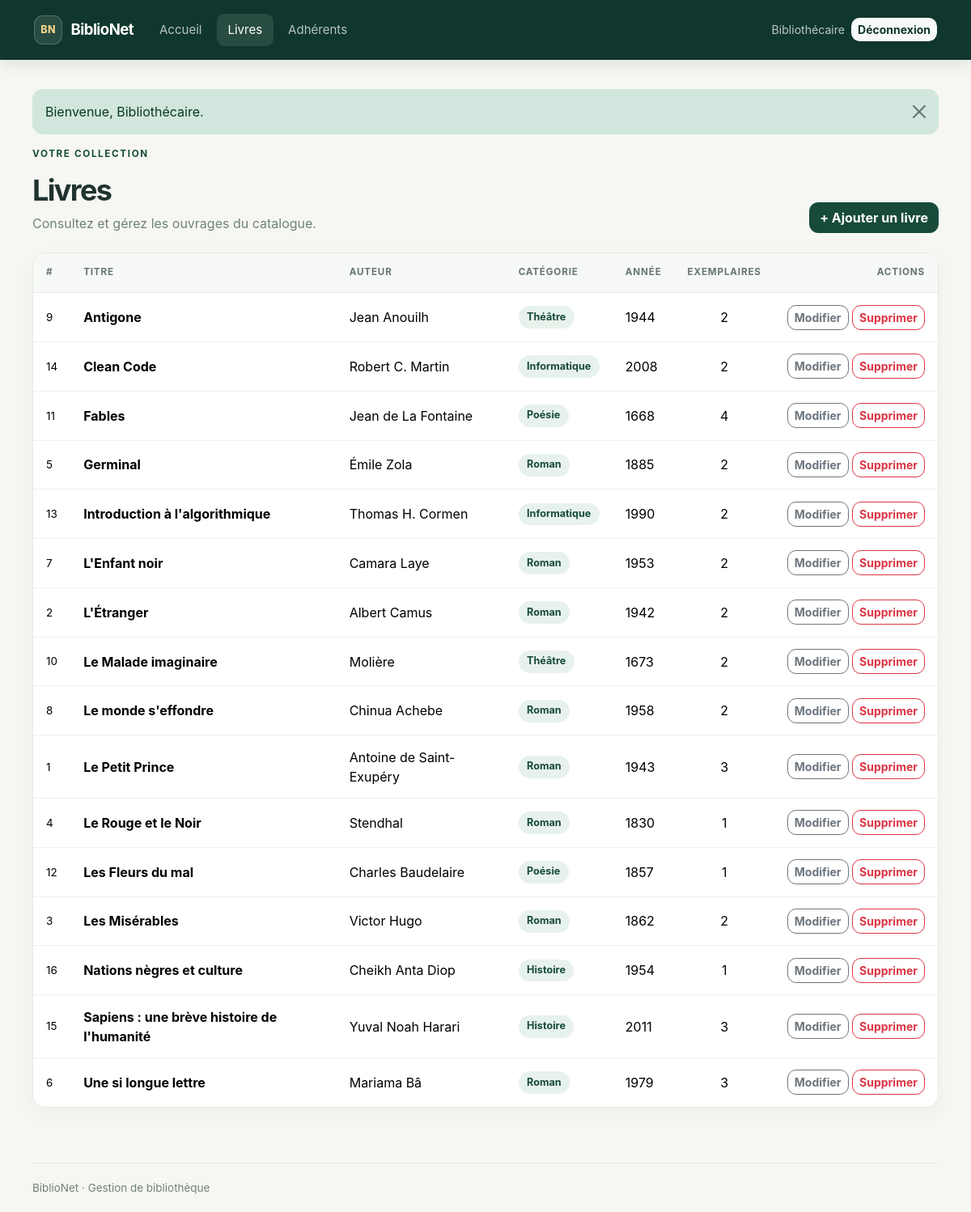
/livres (signed in), run on the app's committed database.
### tables this page shows
CREATE TABLE livres (
    id              INT UNSIGNED NOT NULL AUTO_INCREMENT PRIMARY KEY,
    titre           VARCHAR(200) NOT NULL,
    auteur          VARCHAR(150) NOT NULL,
    categorie       VARCHAR(100) NOT NULL,
    annee           SMALLINT UNSIGNED NOT NULL,
    nb_exemplaires  INT UNSIGNED NOT NULL DEFAULT 1
);

### app/core/Controller.php (called while the page is built, shortened)
<?php
abstract class Controller
{
    protected function render(string $view, array $data = []): void
    {
        extract($data, EXTR_SKIP);
        require APP . '/views/' . $view . '.php';
        $content = ob_get_clean();
        require APP . '/views/layouts/main.php';
    }
}

### app/controllers/LivreController.php (called while the page is built, shortened)
<?php
class LivreController extends Controller
{
    public function index(): void
    {
        $this->render('livres/index', ['pageTitle' => 'Livres', 'livres' => Livre::all()]);
    }
}

### app/core/Router.php (called while the page is built, shortened)
<?php
class Router
{
    public function dispatch(string $url): void
    {
        $segments = array_values(array_filter(explode('/', trim($url, '/')), 'strlen'));
        $method = $segments[1] ?? 'index';
        $params = array_slice($segments, 2);
        $controller = new $class();
        $controller->$method(...$params);
    }
}

### public/index.php (called while the page is built, shortened)
<?php
$config = require ROOT . '/config/config.php';
spl_autoload_register(function (string $class): void {
    foreach (['core', 'controllers', 'models'] as $dir) {
        $file = APP . "/$dir/$class.php";
        if (is_file($file)) {
            return;
        }
    }
});
require APP . '/core/helpers.php';
(new Router())->dispatch($_GET['url'] ?? '');

### app/core/helpers.php (called while the page is built, shortened)
<?php
function e(mixed $value): string
{
    return htmlspecialchars((string) $value, ENT_QUOTES, 'UTF-8');
}
function url(string $path = ''): string
{
    return BASE_URL . '/' . ltrim($path, '/');
}
function asset(string $path): string
{
    return BASE_URL . '/assets/' . ltrim($path, '/');
}
function is_logged_in(): bool
{
    return !empty($_SESSION['user']);
}
function flash_get(): array
{
    $messages = $_SESSION['flash'] ?? [];
    return $messages;
}

### config/config.php (called while the page is built, shortened)
<?php
$env = [];
$file = __DIR__ . '/../.env';
return [
    'env' => $env['APP_ENV'] ?? 'development',
    'url' => $env['APP_URL'] ?? '',
    'db'  => [
        'host' => $env['DB_HOST'] ?? 'localhost',
        'name' => $env['DB_NAME'] ?? 'biblionet',
        'user' => $env['DB_USER'] ?? 'root',
        'pass' => $env['DB_PASS'] ?? '',
    ],
];

### app/core/Database.php (called while the page is built)
<?php
class Database
{
    private static ?PDO $pdo = null;
    public static function getInstance(): PDO
    {
        if (self::$pdo === null) {
            $config = require ROOT . '/config/config.php';
            $db = $config['db'];
            $dsn = "mysql:host={$db['host']};dbname={$db['name']};charset=utf8mb4";
            try {
                self::$pdo = new PDO($dsn, $db['user'], $db['pass'], [
                    PDO::ATTR_ERRMODE            => PDO::ERRMODE_EXCEPTION,
                    PDO::ATTR_DEFAULT_FETCH_MODE => PDO::FETCH_ASSOC,
                    PDO::ATTR_EMULATE_PREPARES   => false,
                ]);
            } catch (PDOException $e) {
                http_response_code(500);
                if ($config['env'] === 'production') {
                    exit('Erreur de connexion à la base de données.');
                }
                exit('Erreur de connexion à la base de données : ' . htmlspecialchars($e->getMessage()));
            }
        }
        return self::$pdo;
    }
}

### app/models/Livre.php (called while the page is built, shortened)
<?php
class Livre
{
    public static function all(): array
    {
        $st = Database::getInstance()->prepare('SELECT * FROM livres ORDER BY titre');
        $st->execute();
        return $st->fetchAll();
    }
}

### app/views/livres/index.php (the view, shortened to what this page needs)
<div class="page-heading">
    <div>
        <div class="eyebrow">Votre collection</div>
        <h1>Livres</h1>
        <p>Consultez et gérez les ouvrages du catalogue.</p>
    </div>
    <a href="<?= e(url('livres/create')) ?>" class="btn btn-primary">+ Ajouter un livre</a>
</div>
<?php if (empty($livres)): ?>
    <div class="empty-state">Aucun livre enregistré pour le moment.</div>
<?php else: ?>
    <div class="table-shell">
        <div class="table-responsive">
        <table class="table table-hover align-middle mb-0">
            <thead>
                <tr>
                    <th>#</th><th>Titre</th><th>Auteur</th><th>Catégorie</th>
                    <th>Année</th><th class="text-center">Exemplaires</th><th class="text-end">Actions</th>
                </tr>
            </thead>
            <tbody>
            <?php foreach ($livres as $l): ?>
                <tr>
                    <td class="table-id"><?= e($l['id']) ?></td>
                    <td class="table-primary-text"><?= e($l['titre']) ?></td>
                    <td><?= e($l['auteur']) ?></td>
                    <td><span class="category-pill"><?= e($l['categorie']) ?></span></td>
                    <td><?= e($l['annee']) ?></td>
                    <td class="text-center"><?= e($l['nb_exemplaires']) ?></td>
                    <td class="text-end text-nowrap">
                        <a href="<?= e(url('livres/edit/' . (int) $l['id'])) ?>" class="btn btn-sm btn-outline-secondary">Modifier</a>
                        <form method="post" action="<?= e(url('livres/delete/' . (int) $l['id'])) ?>" class="d-inline"
                              onsubmit="return confirm('Supprimer ce livre ?');">
                            <button type="submit" class="btn btn-sm btn-outline-danger">Supprimer</button>
                        </form>
                    </td>
                </tr>
            <?php endforeach; ?>
            </tbody>
        </table>
        </div>
    </div>
<?php endif; ?>

### app/views/layouts/main.php (shortened to what this page needs)
<!DOCTYPE html>
<html lang="fr">
<head>
    <link href="https://cdn.jsdelivr.net/npm/bootstrap@5.3.3/dist/css/bootstrap.min.css" rel="stylesheet">
    <link href="<?= e(asset('css/style.css')) ?>" rel="stylesheet">
</head>
<body class="d-flex flex-column min-vh-100">
<nav class="navbar navbar-expand-lg navbar-dark bg-primary">
    <div class="container">
        <a class="navbar-brand" href="<?= e(url('')) ?>">
            <span class="brand-mark" aria-hidden="true">BN</span>
            BiblioNet
        </a>
        <div class="collapse navbar-collapse" id="menu">
            <ul class="navbar-nav me-auto">
                <li class="nav-item"><a class="nav-link<?= ($pageTitle ?? '') === 'Accueil' ? ' active' : '' ?>" href="<?= e(url('')) ?>">Accueil</a></li>
                <?php if (is_logged_in()): ?>
                    <li class="nav-item"><a class="nav-link<?= ($pageTitle ?? '') === 'Livres' ? ' active' : '' ?>" href="<?= e(url('livres')) ?>">Livres</a></li>
                    <li class="nav-item"><a class="nav-link<?= ($pageTitle ?? '') === 'Adhérents' ? ' active' : '' ?>" href="<?= e(url('adherents')) ?>">Adhérents</a></li>
                <?php endif; ?>
            </ul>
            <div class="d-flex align-items-center gap-2">
                <?php if (is_logged_in()): ?>
                    <span class="user-name"><?= e($_SESSION['user']['nom']) ?></span>
                    <form method="post" action="<?= e(url('auth/logout')) ?>" class="d-inline">
                        <button type="submit" class="btn btn-sm btn-light">Déconnexion</button>
                    </form>
                <?php else: ?>
                    <a class="btn btn-sm btn-light" href="<?= e(url('auth/login')) ?>">Connexion</a>
                <?php endif; ?>
            </div>
        </div>
    </div>
</nav>
<main class="site-main flex-grow-1">
    <?php foreach (flash_get() as $f): ?>
        <div class="alert alert-<?= e($f['type']) ?> alert-dismissible fade show" role="alert">
            <?= e($f['message']) ?>
            <button type="button" class="btn-close" data-bs-dismiss="alert" aria-label="Fermer"></button>
        </div>
    <?php endforeach; ?>
    <?= $content ?>
</main>
<footer class="site-footer">BiblioNet <span aria-hidden="true">·</span> Gestion de bibliothèque</footer>
</body>
</html>

### public/assets/css/style.css (style rules this page uses)
:root { --ink: #20332e; --muted: #71817a; --forest: #174a3b; --forest-dark: #10372d; --mint: #e8f2ec; --paper: #f6f7f2; --line: #e5eae4; --gold: #d9a441; }
body { background: var(--paper); color: var(--ink); font-family: Inter, "Segoe UI", Arial, sans-serif; -webkit-font-smoothing: antialiased; }
.navbar { background: var(--forest-dark) !important; padding: .9rem 0; box-shadow: 0 4px 18px rgb(16 55 45 / 12%); }
.navbar-brand { display: inline-flex; align-items: center; gap: .65rem; color: #fff !important; font-size: 1.16rem; font-weight: 750; letter-spacing: -.03em; }
.brand-mark { display: grid; width: 2.2rem; height: 2.2rem; place-items: center; border: 1px solid rgb(255 255 255 / 20%); border-radius: .7rem; background: rgb(255 255 255 / 10%); color: #f1d18a; font-size: .78rem; font-weight: 800; letter-spacing: .04em; }
.navbar .nav-link { margin: 0 .15rem; padding: .55rem .85rem !important; border-radius: .6rem; color: rgb(255 255 255 / 70%); font-size: .94rem; transition: background .18s ease, color .18s ease; }
.navbar .nav-link:hover, .navbar .nav-link.active { background: rgb(255 255 255 / 10%); color: #fff; }
.navbar .btn-light { border: 0; border-radius: .65rem; color: var(--forest-dark); font-weight: 650; }
.navbar .user-name { color: rgb(255 255 255 / 72%); font-size: .88rem; }
.site-main { width: min(100% - 2rem, 1120px); margin: 2.25rem auto; }
.site-footer { width: min(100% - 2rem, 1120px); margin: 2rem auto 0; padding: 1.25rem 0; border-top: 1px solid var(--line); color: var(--muted); font-size: .84rem; }
.eyebrow { margin-bottom: .9rem; color: var(--forest); font-size: .73rem; font-weight: 750; letter-spacing: .14em; text-transform: uppercase; }
.page-heading { display: flex; align-items: end; justify-content: space-between; gap: 1rem; margin-bottom: 1.5rem; }
.page-heading h1 { margin: 0; font-size: clamp(1.8rem, 3vw, 2.35rem); font-weight: 750; letter-spacing: -.045em; }
.page-heading p { margin: .45rem 0 0; color: var(--muted); }
.btn { border-radius: .68rem; font-weight: 650; transition: transform .16s ease, box-shadow .16s ease, background .16s ease; }
.btn-primary { border-color: var(--forest); background: var(--forest); }
.table-shell { overflow: hidden; border: 1px solid var(--line); border-radius: 1rem; background: #fff; box-shadow: 0 8px 24px rgb(32 51 46 / 4%); }
.table-shell .table { --bs-table-bg: #fff; --bs-table-hover-bg: #f6f9f6; color: var(--ink); }
.table-shell .table thead th { padding: .95rem 1rem; border-bottom: 1px solid var(--line); background: #f7f9f6; color: #66766e; font-size: .73rem; font-weight: 750; letter-spacing: .07em; text-transform: uppercase; white-space: nowrap; }
.table-shell .table tbody td { padding: .9rem 1rem; border-color: #edf0ec; vertical-align: middle; }
.table-shell .table tbody tr:last-child td { border-bottom: 0; }
.table-id { color: #89968f; font-size: .84rem; }
.table-primary-text { font-weight: 650; }
.category-pill { display: inline-block; padding: .28rem .65rem; border-radius: 999px; background: var(--mint); color: var(--forest); font-size: .79rem; font-weight: 650; }
.alert { border: 0; border-radius: .8rem; }

### data on the page
livres: id "9", titre "Antigone", auteur "Jean Anouilh", categorie "Théâtre", annee "1944", nb_exemplaires "2"
livres: id "14", titre "Clean Code", auteur "Robert C. Martin", categorie "Informatique", annee "2008", nb_exemplaires "2"
livres: id "11", titre "Fables", auteur "Jean de La Fontaine", categorie "Poésie", annee "1668", nb_exemplaires "4"
livres: id "5", titre "Germinal", auteur "Émile Zola", categorie "Roman", annee "1885", nb_exemplaires "2"
livres: id "13", titre "Introduction à l'algorithmique", auteur "Thomas H. Cormen", categorie "Informatique", annee "1990", nb_exemplaires "2"
livres: id "7", titre "L'Enfant noir", auteur "Camara Laye", categorie "Roman", annee "1953", nb_exemplaires "2"
livres: id "2", titre "L'Étranger", auteur "Albert Camus", categorie "Roman", annee "1942", nb_exemplaires "2"
livres: id "10", titre "Le Malade imaginaire", auteur "Molière", categorie "Théâtre", annee "1673", nb_exemplaires "2"
livres: id "8", titre "Le monde s'effondre", auteur "Chinua Achebe", categorie "Roman", annee "1958", nb_exemplaires "2"
livres: id "1", titre "Le Petit Prince", auteur "Antoine de Saint-Exupéry", categorie "Roman", annee "1943", nb_exemplaires "3"
livres: id "4", titre "Le Rouge et le Noir", auteur "Stendhal", categorie "Roman", annee "1830", nb_exemplaires "1"
livres: id "12", titre "Les Fleurs du mal", auteur "Charles Baudelaire", categorie "Poésie", annee "1857", nb_exemplaires "1"
livres: id "3", titre "Les Misérables", auteur "Victor Hugo", categorie "Roman", annee "1862", nb_exemplaires "2"
livres: id "16", titre "Nations nègres et culture", auteur "Cheikh Anta Diop", categorie "Histoire", annee "1954", nb_exemplaires "1"
livres: id "15", titre "Sapiens : une brève histoire de l'humanité", auteur "Yuval Noah Harari", categorie "Histoire", annee "2011", nb_exemplaires "3"
livres: id "6", titre "Une si longue lettre", auteur "Mariama Bâ", categorie "Roman", annee "1979", nb_exemplaires "3"

### other printed values
$_SESSION['user']['nom'] "Bibliothécaire"
$f['message'] "Bienvenue, Bibliothécaire."
